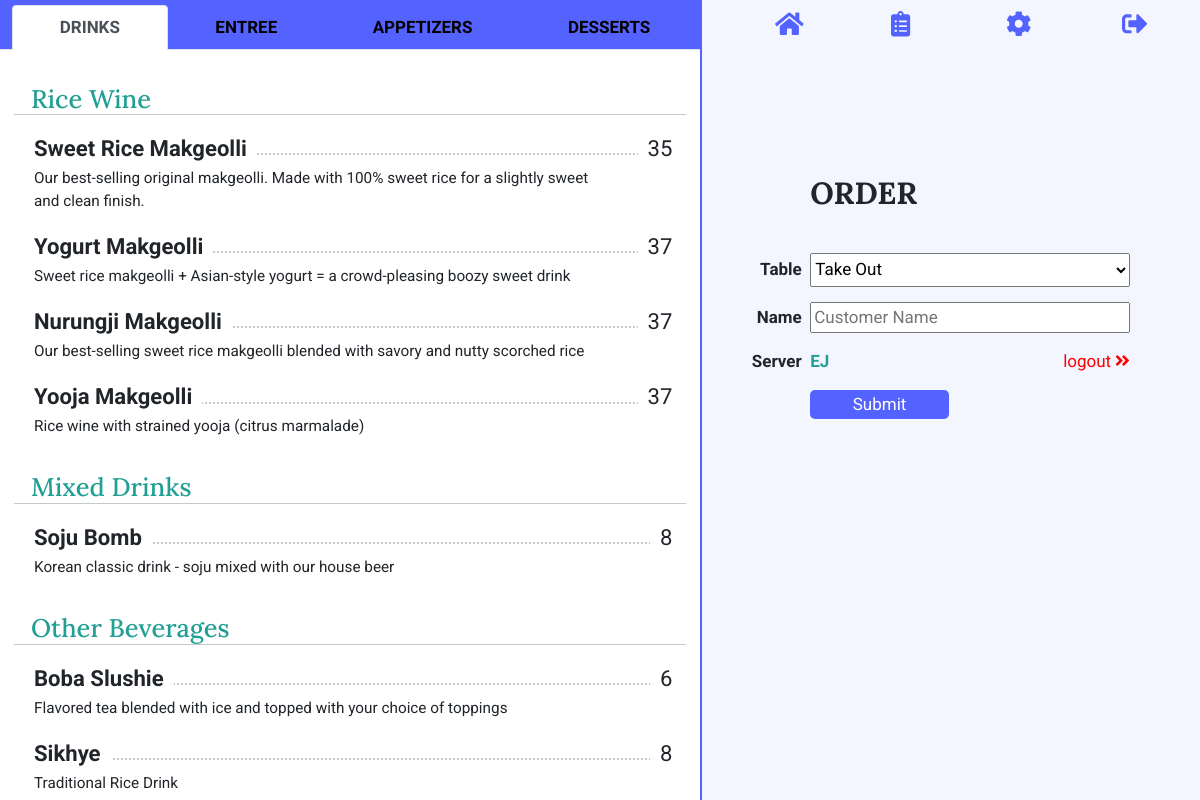
Page /start-order (signed in) on the committed database.
### tables.py (models this page shows)
class Category(db.Model):
    __tablename__ = "category"
    id = db.Column(db.Integer, primary_key=True)
    name = db.Column(db.String(30), nullable=False)
    items = relationship("MenuItem", back_populates="category")
    sections = relationship("Section", back_populates="category")
    status = db.Column(db.String(50), nullable=False)

class Section(db.Model):
    __tablename__ = "section"
    id = db.Column(db.Integer, primary_key=True)
    name = db.Column(db.String(50), nullable=False)
    items = relationship("MenuItem", back_populates="section")
    category_id = db.Column(db.Integer, db.ForeignKey("category.id"))
    category = relationship("Category", back_populates="sections")
    status = db.Column(db.String(50), nullable=False)

class MenuItem(db.Model):
    __tablename__ = "item"
    id = db.Column(db.Integer, primary_key=True)
    name = db.Column(db.String(30), nullable=False, unique=True)
    price = db.Column(db.Integer, nullable=False)
    description = db.Column(db.String(120), nullable=True)
    mods = relationship("ItemMod", back_populates="item")
    category_id = db.Column(db.Integer, db.ForeignKey("category.id"))
    category = relationship("Category", back_populates="items")
    section_id = db.Column(db.Integer, db.ForeignKey("section.id"))
    section = relationship("Section", back_populates="items")
    order_items = relationship("OrderItem", back_populates="item")
    status = db.Column(db.String(50), nullable=False)

class User(UserMixin, db.Model):
    __tablename__ = "user"
    id = db.Column(db.Integer, primary_key=True)
    first_name = db.Column(db.String(25), nullable=False)
    last_name = db.Column(db.String(25), nullable=False)
    email = db.Column(db.String(50), unique=True, nullable=False)
    password = db.Column(db.String(50), nullable=False)
    status = db.Column(db.String(50), nullable=False)
    role_id = db.Column(db.Integer, db.ForeignKey("role.id"))
    role = relationship("Role", back_populates="users")
    orders = relationship("Order", back_populates="user")

### main.py (the view, shortened to what this page needs)
@app.route('/start-order', methods=['GET', 'POST'])
def start_order():
    menu, categories, sections = menu_create()
    table_options = [table.name for table in db.session.query(Table).filter(Table.status == 'available').all()]
    form = StartOrderForm()
    form.table.choices = table_options
    started_order = db.session.query(Order).filter(Order.user_id == current_user.id,
                                                   Order.status == "started").order_by(Order.id.desc()).first()
    if started_order:
        return redirect(url_for('complete_order'))
    return render_template('start-order.html', form=form, menu=menu, categories=categories, sections=sections)

### forms.py
class StartOrderForm(FlaskForm):
    table = SelectField('Table', coerce=str, validators=[InputRequired()])
    name = StringField('Customer Name', validators=[DataRequired()])
    submit = SubmitField('Submit')

### main.py (called while the page is built)
def menu_create():
    menu = MenuItem.query.filter(MenuItem.status == "active").all()
    categories = Category.query.filter(Category.status == "active").all()
    sections = Section.query.filter(Section.status == "active").all()
    return menu, categories, sections

@login_manager.user_loader
def load_user(user_id):
    return User.query.get(int(user_id))

### templates/start-order.html (shortened to what this page needs)
{% block content %}
{% include "header.html" %}
<div class="container">
    <div class="row main-row">
        <div class="col-md-7 left-side">
            {% include "menu.html" %}
        </div>
        <div class="col-md-5 right-side" style="background-color:#F3F5FF;">
            {% include "navbar.html" %}
            <div class="start-order-form">
                <form action="{{ url_for('start_order') }}" method="POST" novalidate>
                    <table>
                        <tr>
                            <td></td>
                            <td class="form-field">
                                <h1 class="order-heading">
                                    ORDER
                                </h1>
                            </td>
                        </tr>
                        <tr>
                            <td class="form-label">Table</td>
                            <td class="form-field">
                                {{ form.table() }}
                            </td>
                        </tr>
                        <tr>
                            <td class="form-label">Name</td>
                            <td class="form-field">
                                {{ form.name(size=33, placeholder='Customer Name') }}
                            </td>
                        </tr>
                        <tr>
                            <td class="form-label">Server</td>
                            <td class="start-order-user">
                                {{ current_user.first_name.upper() }}
                                <a class="order-logout" href="{{ url_for('logout') }}">logout
                                    <i class="fas fa-angle-double-right"></i>
                                </a>
                            </td>
                        </tr>
                        <tr>
                            <td></td>
                            <td>
                                {{ form.submit }}
                            </td>
                        </tr>
                        <tr>
                            <td></td>
                            <td>
                            </td>
                        </tr>
                    </table>
                </form>
            </div>
        </div>
    </div>
</div>
{% endblock %}

### templates/menu.html (shortened to what this page needs)
<div class="menu-box">
  <ul class="menu-tabs nav nav-tabs nav-fill" role="tablist">
    {% for category in categories: %}
    {% if loop.first %}
    <li class="nav-item" role="presentation">
      <button aria-controls="{{ category.name }}" aria-selected="true" class="nav-link active" data-bs-target="#{{ category.name }}" data-bs-toggle="tab" id="{{ category.name }}-tab" role="tab" type="button">
        {{ category.name }}
      </button>
    </li>
    {% else: %}
    <li class="nav-item" role="presentation">
      <button aria-controls="{{ category.name }}" aria-selected="false" class="nav-link" data-bs-target="#{{ category.name }}" data-bs-toggle="tab" id="{{ category.name }}-tab" role="tab" type="button">
        {{ category.name }}
      </button>
    </li>
    {% endif %}
    {% endfor %}
  </ul>
  <div class="menu-content tab-content" id="nav-tabContent">
    {% for category in categories: %}
    <div aria-labelledby="{{ category.name }}-tab" class="tab-pane fade show {% if loop.first %}active{% endif %}" id="{{ category.name }}" role="tabpanel">
      {% for section in sections: %}
      {% if section.category.id == category.id: %}
      <h1 class="menu-section-header">
        {{ section.name }}
      </h1>
      <hr />
      {% endif %}
      {% for item in menu: %}
      {% if item.category.name == category.name and item.section.name == section.name: %}
      <div class="item">
        <span class="item-name">
          {{ item.name }}
        </span>
        <span class="menu-price">
          {{ item.price }}
        </span>
        <hr class="dots" />
        <p class="menu-description">
          {{ item.description }}
        </p>
      </div>
      {% endif %}
      {% endfor %}
      {% endfor %}
    </div>
    {% endfor %}
  </div>
</div>

### static/main.css (style rules this page uses)
:root { font-size: 17px; padding: 0; margin: 0; }
body { font-family: 'Roboto', sans-serif; }
a { text-decoration: none; }
td { padding: 0.9rem 0.5rem 0 0; }
.container { padding: 0; margin: 0; }
.main-row { width: 100vw; margin: 0; padding: 0; }
.left-side { position: relative; height: 100vh; padding: 0; }
.right-side { float: right; height: 100vh; border-left: 2px solid #5463FF; padding: 0; }
#submit, .submit-btn, .cancel-btn { color: white; padding: 2px 2.5rem; border: 0; border-radius: 5px; }
#submit, .submit-btn { background-color: #5463FF; }

### static/menu.css (style rules this page uses)
.menu-box { max-height: 100%; overflow: auto; }
.menu-tabs { padding: 5px 1% 0; position: -webkit-sticky; position: sticky; top: 0; background-color: #5463FF; width: 100%; z-index: 1; }
.nav-link { color: black; font-weight: bold; background-color: #757eff; margin: 0 5px; }
.menu-content { padding: 0 2%; margin: 0; }
.menu-section-header { font-size: 1.5rem; margin: 2rem 1rem 0; font-family: 'Lora', serif; color: #219F94; }
hr { margin: 0 auto 1rem; width: 100%; }
.item { width: 100%; padding-left: 20px; }
hr.dots { border-top: 2px dotted #fefefe; width: 95%; position: relative; top: -0.7rem; z-index: -1; margin: 0; }
.item-name { font-weight: bold; padding-right: 10px; font-size: 1.3rem; background-color: white; }
.menu-price { font-size: 1.3rem; background-color: white; position: relative; float: right; margin: 0 0.8rem; padding-left: 10px; }
.menu-description { font-size: 0.9rem; margin-right: 5rem; }

### static/settings.css (style rules this page uses)
#category, #section, #role, #table { height: 2rem; width: 100%; }
.form-label { text-align: right; font-weight: bold; }

### static/order.css (style rules this page uses)
.order-heading { font-family: 'Lora', serif; font-size: 1.8rem; font-weight: bold; padding: 1rem 0; position: relative; width: 75% }
.start-order-form { margin-top: 20%; margin-left: 10%; }
.start-order-user { color: #219F94; font-weight: bold; }
.order-logout { float: right; color: red; text-decoration: none; font-weight: normal; }

### rows in the picture
Category: name "DRINKS"
Category: name "ENTREE"
Category: name "APPETIZERS"
Category: name "DESSERTS"
Section: name "Rice Wine"
MenuItem: name "Sweet Rice Makgeolli", price "35", description "Our best-selling original makgeolli. Made with 100% sweet rice for a slightly sweet and clean finish."
MenuItem: name "Yogurt Makgeolli", price "37", description "Sweet rice makgeolli + Asian-style yogurt = a crowd-pleasing boozy sweet drink"
MenuItem: name "Nurungji Makgeolli", price "37", description "Our best-selling sweet rice makgeolli blended with savory and nutty scorched rice"
MenuItem: name "Yooja Makgeolli", price "37", description "Rice wine with strained yooja (citrus marmalade)"
Section: name "Mixed Drinks"
MenuItem: name "Soju Bomb", price "8", description "Korean classic drink - soju mixed with our house beer"
Section: name "Other Beverages"
MenuItem: name "Boba Slushie", price "6", description "Flavored tea blended with ice and topped with your choice of toppings"
MenuItem: name "Sikhye", price "8", description "Traditional Rice Drink"
User: first_name "EJ"
